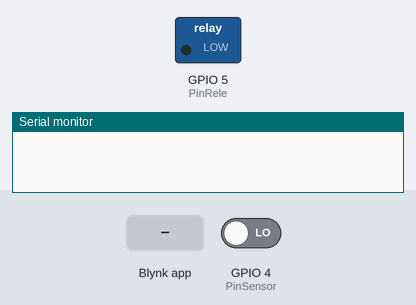
A sketch run on a simulated ESP8266 (NodeMCU). On the bench: switched loads named in the sketch (green lamp = pin HIGH), the last lines printed to the serial monitor. The inputs (shaded band) are chosen by the test bench; at power-on: GPIO 4 (PinSensor) LOW. WiFi joins after 1.5 s; servers stay silent unless stated.

Above: at 3.0 s.
3.1 s: GPIO 4 (PinSensor) driven HIGH
At 4.1 s:
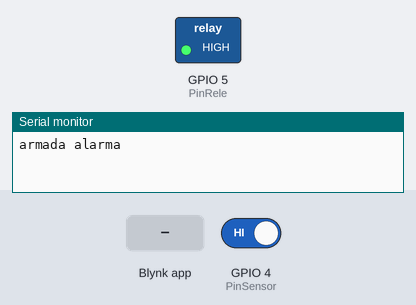
4.6 s: Blynk app writes 1 to V0
Timing chart, 0 to 7.6 s (numbered marks = the images above; inputs shaded):
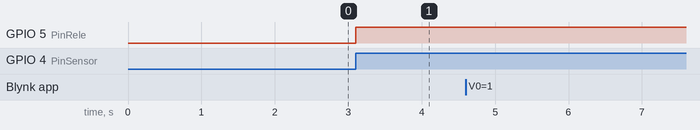

The sketch:

ProyectoComunicasion.ino
```cpp
#define BLYNK_PRINT Serial //Para ver el depurador  - se puede quitar
#include <ESP8266WiFi.h>
#include <BlynkSimpleEsp8266.h>

char auth[] = "785b4e8f1b634ee784ae4f0b5c298ef9";//Contraseña Blynk
char ssid[] = "TURBONETT_ALSW";//Nombre de red
char pass[] = "2526-4897";//Contraseña

int PinSensor = 4;
int PinRele = 5;
boolean EnvioMensaje = false;


void setup() {
  Serial.begin(115200);
  pinMode(PinSensor, INPUT);
  pinMode(PinRele, OUTPUT);
  digitalWrite(PinRele, 0);
  Blynk.begin(auth, ssid, pass);
}

void loop() {
  // Serial.println(digitalRead(PinSensor));
  if (digitalRead(PinSensor) == 1 && !EnvioMensaje) {
    EnvioMensaje = true;
    digitalWrite(PinRele, 1);
    Serial.println("armada alarma");
    Blynk.notify("ALERTA DE INTRUSO");
  }
  Blynk.run();
}

BLYNK_WRITE(V0) {
  EnvioMensaje = false;
  digitalWrite(PinRele, 0);
  Serial.println("Apagar alarma");
}
```

Measured:
- after the input at 3.1 s, GPIO 5 (PinRele): LOW → HIGH at once
